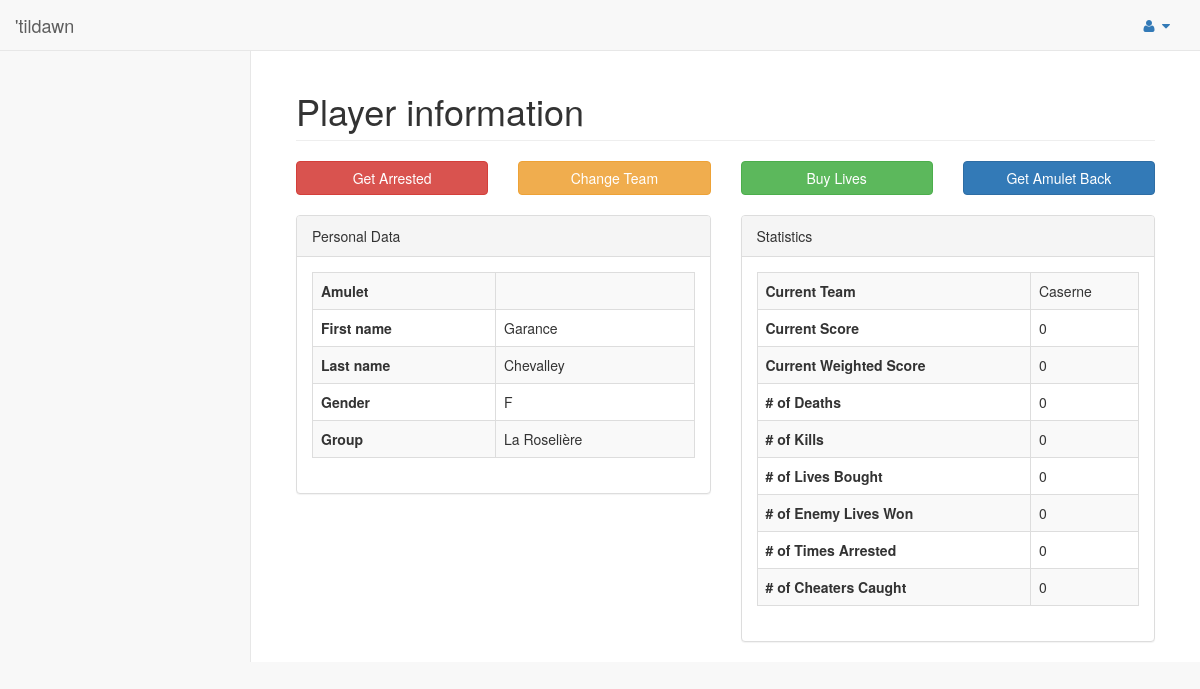
The app's page /pages/infoPlayer.php?id=12, older data.
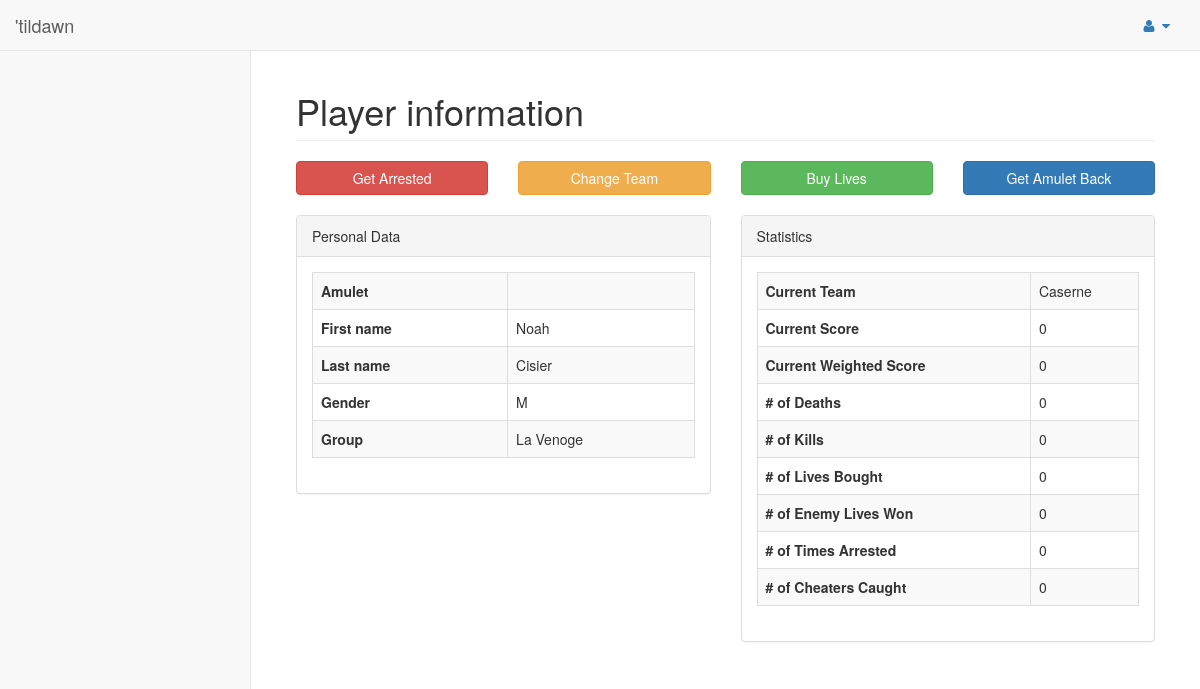
The same page, newer data.
### tables this page shows
CREATE TABLE players (
    id INT NOT NULL AUTO_INCREMENT,
    amulet VARCHAR(5) UNIQUE,
	firstname VARCHAR(32) NOT NULL,
	lastname VARCHAR(32) NOT NULL,
	gender ENUM('M', 'F'),
	`group` VARCHAR(32),
	teamId INT NOT NULL,
    score INT DEFAULT 0, 	
	nbDeaths INT DEFAULT 0,
	nbKills INT DEFAULT 0,
	nbEnemyLivesGiven INT DEFAULT 0,
	nbOwnLivesTaken INT DEFAULT 0, 
	nbAmuletsTaken INT DEFAULT 0,
	nbCheatersCaught INT DEFAULT 0, 
	nbTimesArrested INT DEFAULT 0,
	nbTimesTransformed INT DEFAULT 0,
	nbPlayersTransformed INT DEFAULT 0,
	nbObjectsFound INT DEFAULT 0,
	
	PRIMARY KEY(id),
	FOREIGN KEY(teamId) REFERENCES Teams(id)
);

CREATE TABLE teams (
    id INT NOT NULL AUTO_INCREMENT,
	name VARCHAR(16) NOT NULL UNIQUE,
	color VARCHAR(8) NOT NULL UNIQUE,
	score INT DEFAULT 0,
	nbLivesTakenByPlayers INT DEFAULT 0,
	nbPlayersArrested INT DEFAULT 0,
	nbPlayersLost INT DEFAULT 0,
	nbPlayersWon INT DEFAULT 0,
	nbEnemyLivesBroughtByPlayers INT DEFAULT 0,
	nbPlayersDeaths INT DEFAULT 0,
	nbKillsByPlayers INT DEFAULT 0,
	nbMainObjectsFoundByPlayers INT DEFAULT 0,
	
	PRIMARY KEY(id)
);

### model/players.php (called while the page is built, shortened)
<?php
include_once('../model/db.php');
function getPlayerById($playerId){
    $res = mysqli_query($GLOBALS['link'], "select players.id as id, amulet, firstname, lastname, teams.name as team, players.teamId as teamId, players.score as score, teams.score as teamScore, gender, `group`, nbDeaths, nbKills, nbOwnLivesTaken, nbEnemyLivesGiven, nbTimesArrested, nbCheatersCaught from players INNER JOIN teams ON players.teamId = teams.id WHERE players.id = '". $playerId . "';");
    return fetch_result($res);
}
function getSpecialByPlayer($playerId){
	$res = mysqli_query($GLOBALS['link'], 'select SUM(scoreImpact) as total from specialplayerlog where playerId='.$playerId.';');
	return fetch_result($res);
}
?>

### controller/common.php (called while the page is built, shortened)
<?php
require("../model/players.php");
require("../model/teams.php");
function getPlayer($playerId){
	return getPlayerById($playerId);
}
function calculateWeightedScore($playerScore, $teamScore){
	$weightedScore = round((0.6 * $playerScore) + (0.4 * $teamScore));
	return $weightedScore;
}
function getTeams(){
	return getAllTeams();
}
function getPlayerScoreWithSpecial($player){
	return $player['score'] + getSpecialByPlayer($player['id'])[0]['total'];
}
function getTeamScoreWithSpecial($team){
	return $team['score'] + getSpecialByTeam($team['id'])[0]['total'];
}
?>

### model/db.php (called while the page is built, shortened)
<?php
function fetch_result($res) {
	$result = array();
	if($res != False){
	    while($row = mysqli_fetch_assoc($res)) {
            $result[] = $row;
        }
	}else{
	}
    return $result;
}
?>

### model/teams.php (called while the page is built, shortened)
<?php
include_once('../model/db.php');
function getAllTeams(){
    $res = mysqli_query($GLOBALS['link'], 'select `id`, `name`, `score` from teams;');
    return fetch_result($res);
}
function getSpecialByTeam($teamId){
	$res = mysqli_query($GLOBALS['link'], 'select SUM(scoreImpact) as total from specialteamlog where teamId='.$teamId.';');
	return fetch_result($res);
	}
?>

### pages/infoPlayer.php (the view, shortened to what the changed rows need)
<!DOCTYPE html>
<?php
$playerInfo = getPlayer($_GET['id']);
$player = $playerInfo[0];
$teams = getTeams();
?>
<html lang="en">
<head>
    <link href="../vendor/bootstrap/css/bootstrap.min.css" rel="stylesheet">
    <link href="../vendor/metisMenu/metisMenu.min.css" rel="stylesheet">
    <link href="../dist/css/sb-admin-2.css" rel="stylesheet">
    <link href="../vendor/font-awesome/css/font-awesome.min.css" rel="stylesheet" type="text/css">
    <link href="../vendor/datatables-plugins/dataTables.bootstrap.css" rel="stylesheet">
    <link href="../vendor/datatables-responsive/dataTables.responsive.css" rel="stylesheet">
</head>
<body>
    <div id="wrapper">
        <?php include("nav.php");?>
        <div id="page-wrapper">
            <div class="container-fluid">
                <div class="row">
                    <div class="col-lg-12">
                        <h1 class="page-header">Player information</h1>
                    </div>
                </div>
			<br>
            <div class="row">
                <div class="col-lg-6">
					<div class="panel panel-default">
						<div class="panel-body">
						    <table width="100%" class="table table-striped table-bordered table-hover">
                                <tbody>
								    <tr>
									    <th> Amulet </th>
									</tr>
									<tr>
									    <th> First name </th>
										<td> <?php echo $player['firstname']; ?> </td>
									</tr>
									<tr>
									    <th> Last name </th>
										<td> <?php echo $player['lastname']; ?> </td>
									</tr>
									<tr>
									    <th> Gender </th>
										<td> <?php echo $player['gender']; ?> </td>
									</tr>
									<tr>
									    <th> Group </th>
										<td> <?php echo $player['group']; ?> </td>
									</tr>
                                </tbody>
                            </table>
						</div>
					</div>
                </div>
				<div class="col-lg-6">
				    <div class="panel panel-default">
						<div class="panel-body">
						    <table width="100%" class="table table-striped table-bordered table-hover">
                                <tbody>
								    <tr>
									    <th> Current Team </th>
										<td> <?php echo $player['team']; ?> </td>
									</tr>
									<tr>
									    <th> Current Score </th>
										<td> <?php $specialPlayerScore =  getPlayerScoreWithSpecial($player); echo $specialPlayerScore;?> </td>
									</tr>
									<tr>
									    <th> Current Weighted Score </th>
										<td> <?php echo calculateWeightedScore($specialPlayerScore, getTeamScoreWithSpecial($teams[$player['teamId']-1])); ?> </td>
									</tr>
									<tr>
									    <th> # of Deaths </th>
										<td> <?php echo $player['nbDeaths']; ?> </td>
									</tr>
									<tr>
									    <th> # of Kills </th>
										<td> <?php echo $player['nbKills']; ?> </td>
									</tr>
									<tr>
									    <th> # of Lives Bought </th>
										<td> <?php echo $player['nbOwnLivesTaken']; ?> </td>
									</tr>
									<tr>
									    <th> # of Enemy Lives Won </th>
										<td> <?php echo $player['nbEnemyLivesGiven']; ?> </td>
									</tr>
									<tr>
									    <th> # of Times Arrested </th>
										<td> <?php echo $player['nbTimesArrested']; ?> </td>
									</tr>
									<tr>
									    <th> # of Cheaters Caught </th>
										<td> <?php echo $player['nbCheatersCaught']; ?> </td>
									</tr>
                                </tbody>
                            </table>
						</div>
					</div>
				</div>
			</div>
				</div>
            </div>
            </div>
</body>
</html>

Row changes from the older to the newer data that the page shows:
changed players "Caserne": firstname "Garance" → "Noah"; lastname "Chevalley" → "Cisier"; gender "F" → "M"; group "La Roselière" → "La Venoge"
